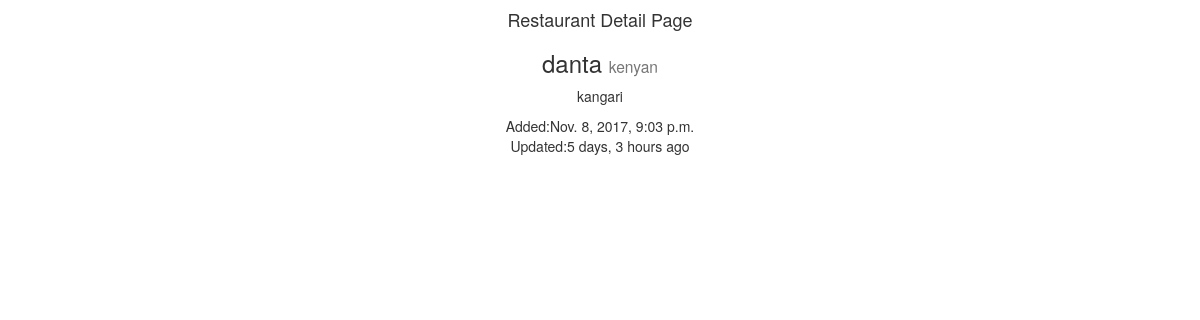
The page /restaurants/danta/ on the database its author committed.
### restaurants/models.py (models this page shows, shortened)
class RestaurantLocation(models.Model):
    owner     =      models.ForeignKey(User)
    name      =      models.CharField(max_length=120)
    location  =      models.CharField(max_length=120,blank=True, null=True)
    category  =      models.CharField(max_length=120,blank=False, null=True)
    timestamp =      models.DateTimeField(auto_now_add=True)  #when it was created/ added
    updated   =      models.DateTimeField(auto_now=True) #when it was updated/changed
    slug      =      models.SlugField(unique=True,blank=True, null=True)

### restaurants/views.py (the view)
# urls.py: url(r'^restaurants/(?P<slug>[\w-]+)/$',RestaurantDetailView.as_view()),
class RestaurantDetailView(DetailView):
    queryset = RestaurantLocation.objects.all()

### restaurants/templates/restaurants/restaurantlocation_detail.html
{% extends "restaurants/base.html" %}
{% block content %}
<h4 style="text-align:center;">Restaurant Detail Page</h4>
<div style="text-align:center;">
<h3>{{object.name}} <small>{{object.category}}</small></h3>
<p>{{object.location}}</p>
<p>Added:{{object.timestamp}} <br> Updated:{{object.updated|timesince}} ago</p>
{% endblock content %}

### rows shown on the page
RestaurantLocation: name "danta", category "kenyan", location "kangari", timestamp "Nov. 8, 2017, 9:03 p.m.", updated "5 days, 3 hours"
